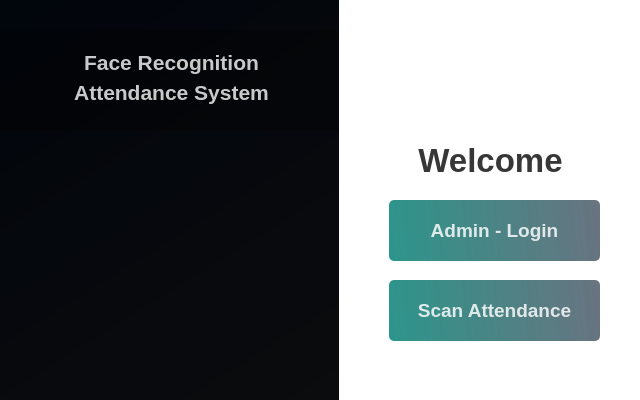
<?xml version="1.0" encoding="UTF-8"?>
<ui version="4.0">
 <class>Dialog</class>
 <widget class="QDialog" name="Dialog">
  <property name="geometry">
   <rect>
    <x>0</x>
    <y>0</y>
    <width>640</width>
    <height>400</height>
   </rect>
  </property>
  <property name="sizePolicy">
   <sizepolicy hsizetype="Preferred" vsizetype="Preferred">
    <horstretch>0</horstretch>
    <verstretch>48</verstretch>
   </sizepolicy>
  </property>
  <property name="minimumSize">
   <size>
    <width>640</width>
    <height>400</height>
   </size>
  </property>
  <property name="maximumSize">
   <size>
    <width>640</width>
    <height>400</height>
   </size>
  </property>
  <property name="windowTitle">
   <string>Facial Recognition System</string>
  </property>
  <property name="styleSheet">
   <string notr="true">QWidget#Dialog{
background-color:qlineargradient(spread:pad, x1:0, y1:0, x2:1, y2:1, stop:0 rgba(17, 83, 221, 255), stop:1 rgba(255, 255, 255, 255))
}</string>
  </property>
  <widget class="QWidget" name="widget_2" native="true">
   <property name="geometry">
    <rect>
     <x>0</x>
     <y>0</y>
     <width>640</width>
     <height>400</height>
    </rect>
   </property>
   <property name="minimumSize">
    <size>
     <width>640</width>
     <height>400</height>
    </size>
   </property>
   <property name="maximumSize">
    <size>
     <width>640</width>
     <height>400</height>
    </size>
   </property>
   <property name="styleSheet">
    <string notr="true">background-color: qlineargradient(spread:pad, x1:1, y1:1, x2:1, y2:1, stop:1 rgba(0, 0, 0, 183));</string>
   </property>
   <widget class="QLabel" name="Background">
    <property name="geometry">
     <rect>
      <x>0</x>
      <y>0</y>
      <width>341</width>
      <height>430</height>
     </rect>
    </property>
    <property name="styleSheet">
     <string notr="true">border-image: url(:/images/images/main.jpg);
/*border-top-left-radius: 50px;*/</string>
    </property>
    <property name="text">
     <string/>
    </property>
    <property name="pixmap">
     <pixmap>../images/main.png</pixmap>
    </property>
    <property name="scaledContents">
     <bool>false</bool>
    </property>
   </widget>
   <widget class="QLabel" name="label_2">
    <property name="geometry">
     <rect>
      <x>-10</x>
      <y>0</y>
      <width>351</width>
      <height>401</height>
     </rect>
    </property>
    <property name="styleSheet">
     <string notr="true">background-color:rgba(0, 0, 0, 80);
/*border-top-left-radius: 50px;*/</string>
    </property>
    <property name="text">
     <string/>
    </property>
    <property name="scaledContents">
     <bool>true</bool>
    </property>
   </widget>
   <widget class="QLabel" name="label_3">
    <property name="geometry">
     <rect>
      <x>339</x>
      <y>0</y>
      <width>321</width>
      <height>501</height>
     </rect>
    </property>
    <property name="styleSheet">
     <string notr="true">background-color:rgba(255, 255, 255, 255);
border-bottom-right-radius: 50px;</string>
    </property>
    <property name="text">
     <string/>
    </property>
   </widget>
   <widget class="QLabel" name="label_6">
    <property name="geometry">
     <rect>
      <x>0</x>
      <y>30</y>
      <width>341</width>
      <height>101</height>
     </rect>
    </property>
    <property name="styleSheet">
     <string notr="true">background-color:rgba(0, 0, 0, 75);</string>
    </property>
    <property name="text">
     <string/>
    </property>
   </widget>
   <widget class="QPushButton" name="logButton">
    <property name="geometry">
     <rect>
      <x>389</x>
      <y>200</y>
      <width>211</width>
      <height>61</height>
     </rect>
    </property>
    <property name="font">
     <font>
      <pointsize>14</pointsize>
      <weight>75</weight>
      <bold>true</bold>
     </font>
    </property>
    <property name="cursor">
     <cursorShape>PointingHandCursor</cursorShape>
    </property>
    <property name="styleSheet">
     <string notr="true">QPushButton#logButton{
background-color: qlineargradient(spread:pad, x1:0, y1:0.505682, x2:1, y2:0.477, stop:0 rgba(11, 131, 120, 219), stop:1 rgba(85, 98, 112, 226));
color:rgba(255, 255, 255, 210);
border-radius:5px;
}

QPushButton#logButton:hover{
background-color: qlineargradient(spread:pad, x1:0, y1:0.505682, x2:1, y2:0.477, stop:0 rgba(150, 123, 111, 219), stop:1 rgba(85, 81, 84, 226));
}

QPushButton#logButton:pressed{
padding-left:5px;
padding-top:5px;
background-color:rgba(150, 123, 111, 255);
}</string>
    </property>
    <property name="text">
     <string>Admin - Login</string>
    </property>
   </widget>
   <widget class="QLabel" name="label_4">
    <property name="geometry">
     <rect>
      <x>370</x>
      <y>140</y>
      <width>241</width>
      <height>40</height>
     </rect>
    </property>
    <property name="font">
     <font>
      <pointsize>25</pointsize>
      <weight>75</weight>
      <bold>true</bold>
     </font>
    </property>
    <property name="styleSheet">
     <string notr="true">color:rgba(0, 0, 0, 200);
background-color: qlineargradient(spread:pad, x1:0, y1:0, x2:1, y2:0, stop:1 rgba(0, 0, 0, 0));</string>
    </property>
    <property name="text">
     <string>Welcome</string>
    </property>
    <property name="alignment">
     <set>Qt::AlignCenter</set>
    </property>
   </widget>
   <widget class="QPushButton" name="startButton">
    <property name="geometry">
     <rect>
      <x>389</x>
      <y>280</y>
      <width>211</width>
      <height>61</height>
     </rect>
    </property>
    <property name="font">
     <font>
      <pointsize>14</pointsize>
      <weight>75</weight>
      <bold>true</bold>
     </font>
    </property>
    <property name="cursor">
     <cursorShape>PointingHandCursor</cursorShape>
    </property>
    <property name="styleSheet">
     <string notr="true">QPushButton#startButton{
background-color: qlineargradient(spread:pad, x1:0, y1:0.505682, x2:1, y2:0.477, stop:0 rgba(11, 131, 120, 219), stop:1 rgba(85, 98, 112, 226));
color:rgba(255, 255, 255, 210);
border-radius:5px;
}

QPushButton#startButton:hover{
background-color: qlineargradient(spread:pad, x1:0, y1:0.505682, x2:1, y2:0.477, stop:0 rgba(150, 123, 111, 219), stop:1 rgba(85, 81, 84, 226));
}

QPushButton#startButton:pressed{
padding-left:5px;
padding-top:5px;
background-color:rgba(150, 123, 111, 255);
}

QPushButton#startButton:disabled{
background-color: rgba(85, 98, 112, 100);
}</string>
    </property>
    <property name="text">
     <string>Scan Attendance</string>
    </property>
   </widget>
   <widget class="QLabel" name="logo1">
    <property name="geometry">
     <rect>
      <x>410</x>
      <y>20</y>
      <width>161</width>
      <height>111</height>
     </rect>
    </property>
    <property name="styleSheet">
     <string notr="true">background-color: qlineargradient(spread:pad, x1:0, y1:0, x2:1, y2:0, stop:1 rgba(0, 0, 0, 0));</string>
    </property>
    <property name="text">
     <string/>
    </property>
    <property name="pixmap">
     <pixmap>../images/Logo 2.png</pixmap>
    </property>
    <property name="scaledContents">
     <bool>true</bool>
    </property>
   </widget>
   <widget class="QLabel" name="title">
    <property name="geometry">
     <rect>
      <x>26</x>
      <y>50</y>
      <width>291</width>
      <height>25</height>
     </rect>
    </property>
    <property name="font">
     <font>
      <family>MS Shell Dlg 2</family>
      <pointsize>18</pointsize>
      <weight>50</weight>
      <italic>false</italic>
      <bold>false</bold>
     </font>
    </property>
    <property name="styleSheet">
     <string notr="true">color:rgba(255, 255, 255, 200);
font: 63 16pt &quot;Yu Gothic UI&quot;;
font: 18pt &quot;MS Shell Dlg 2&quot;;
background-color: qlineargradient(spread:pad, x1:0, y1:0, x2:1, y2:0, stop:1 rgba(0, 0, 0, 0));</string>
    </property>
    <property name="text">
     <string>&lt;html&gt;&lt;head/&gt;&lt;body&gt;&lt;p align=&quot;center&quot;&gt;&lt;span style=&quot; font-size:16pt; font-weight:600;&quot;&gt;Face Recognition&lt;/span&gt;&lt;/p&gt;&lt;/body&gt;&lt;/html&gt;</string>
    </property>
   </widget>
   <widget class="QLabel" name="title_2">
    <property name="geometry">
     <rect>
      <x>46</x>
      <y>80</y>
      <width>251</width>
      <height>25</height>
     </rect>
    </property>
    <property name="font">
     <font>
      <family>MS Shell Dlg 2</family>
      <pointsize>18</pointsize>
      <weight>50</weight>
      <italic>false</italic>
      <bold>false</bold>
     </font>
    </property>
    <property name="styleSheet">
     <string notr="true">color:rgba(255, 255, 255, 200);
font: 63 16pt &quot;Yu Gothic UI&quot;;
font: 18pt &quot;MS Shell Dlg 2&quot;;
background-color: qlineargradient(spread:pad, x1:0, y1:0, x2:1, y2:0, stop:1 rgba(0, 0, 0, 0));</string>
    </property>
    <property name="text">
     <string>&lt;html&gt;&lt;head/&gt;&lt;body&gt;&lt;p align=&quot;center&quot;&gt;&lt;span style=&quot; font-size:16pt; font-weight:600;&quot;&gt;Attendance System&lt;/span&gt;&lt;/p&gt;&lt;/body&gt;&lt;/html&gt;</string>
    </property>
   </widget>
   <zorder>Background</zorder>
   <zorder>label_2</zorder>
   <zorder>label_6</zorder>
   <zorder>label_3</zorder>
   <zorder>logButton</zorder>
   <zorder>label_4</zorder>
   <zorder>startButton</zorder>
   <zorder>logo1</zorder>
   <zorder>title</zorder>
   <zorder>title_2</zorder>
  </widget>
 </widget>
 <resources/>
 <connections/>
</ui>
